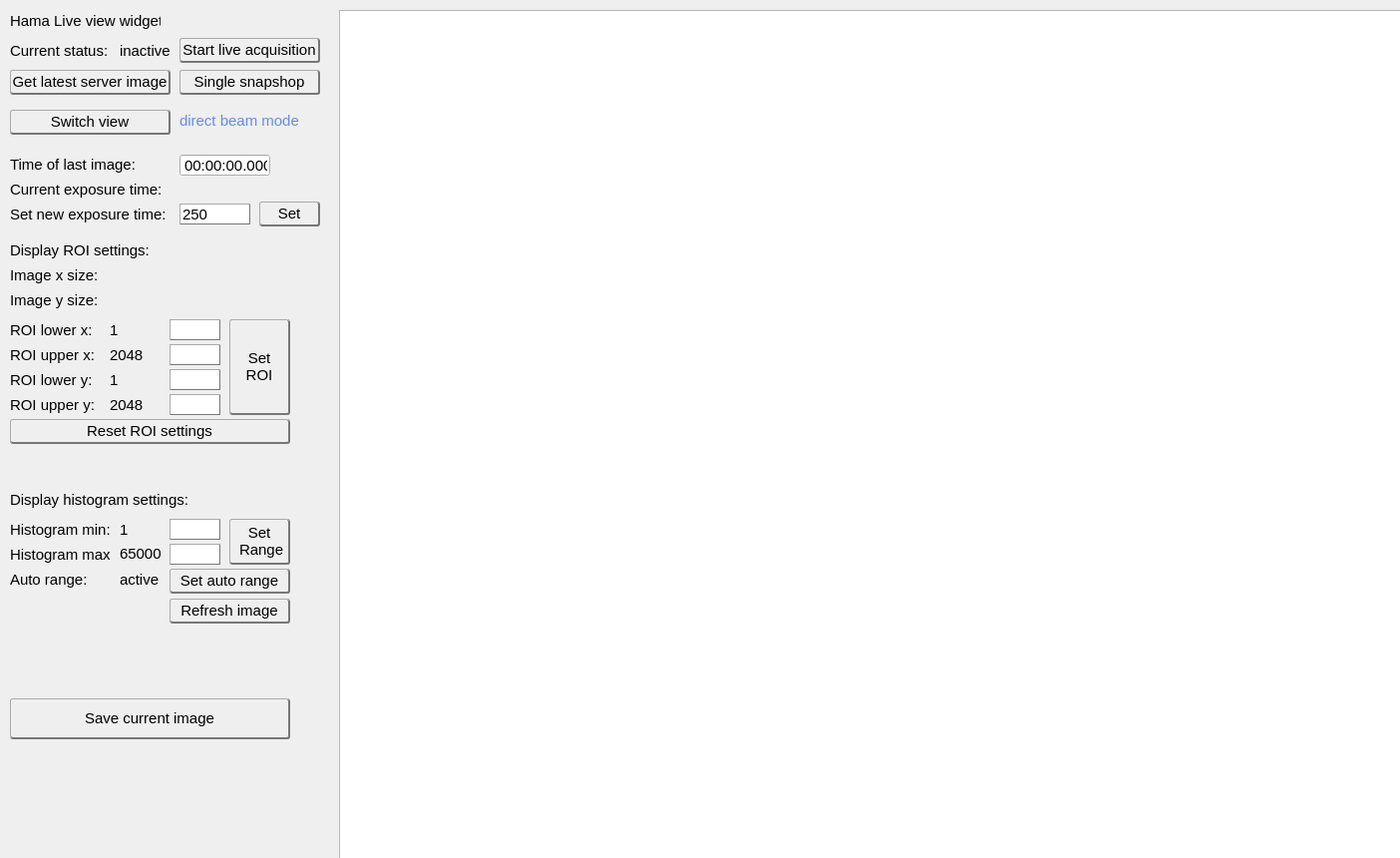
<?xml version="1.0" encoding="UTF-8"?>
<ui version="4.0">
 <class>MainWindow</class>
 <widget class="QMainWindow" name="MainWindow">
  <property name="geometry">
   <rect>
    <x>0</x>
    <y>0</y>
    <width>1404</width>
    <height>860</height>
   </rect>
  </property>
  <property name="windowTitle">
   <string>MainWindow</string>
  </property>
  <widget class="QWidget" name="centralwidget">
   <widget class="QLabel" name="label_exptimestatus">
    <property name="geometry">
     <rect>
      <x>10</x>
      <y>179</y>
      <width>161</width>
      <height>21</height>
     </rect>
    </property>
    <property name="font">
     <font>
      <family>Arial</family>
      <pointsize>11</pointsize>
     </font>
    </property>
    <property name="text">
     <string>Current exposure time:</string>
    </property>
   </widget>
   <widget class="QLineEdit" name="io_exptime">
    <property name="geometry">
     <rect>
      <x>180</x>
      <y>204</y>
      <width>71</width>
      <height>21</height>
     </rect>
    </property>
    <property name="sizePolicy">
     <sizepolicy hsizetype="Fixed" vsizetype="Fixed">
      <horstretch>0</horstretch>
      <verstretch>0</verstretch>
     </sizepolicy>
    </property>
    <property name="font">
     <font>
      <family>Arial</family>
      <pointsize>11</pointsize>
     </font>
    </property>
    <property name="styleSheet">
     <string notr="true">border: solid;

border-bottom-color: #777777;
border-bottom-width: 1px;

border-right-color:#777777;
border-right-width: 1px;

border-top-color:#AAAAAA;
border-top-width: 1px;

border-left-color:#AAAAAA;
border-left-width: 1px;

 background: qlineargradient(x1: 0, y1: 0, x2: 0, y2: 1,
                                 stop: 0 #fafafa, stop: 0.4 #f4f4f4,
                                 stop: 0.5 #e7e7e7, stop: 1.0 #fafafa);</string>
    </property>
    <property name="text">
     <string>250</string>
    </property>
   </widget>
   <widget class="QLabel" name="label_main">
    <property name="geometry">
     <rect>
      <x>10</x>
      <y>10</y>
      <width>151</width>
      <height>21</height>
     </rect>
    </property>
    <property name="font">
     <font>
      <family>Arial</family>
      <pointsize>11</pointsize>
     </font>
    </property>
    <property name="text">
     <string>Hama Live view widget</string>
    </property>
   </widget>
   <widget class="QLabel" name="label_currentexptime">
    <property name="geometry">
     <rect>
      <x>180</x>
      <y>179</y>
      <width>101</width>
      <height>21</height>
     </rect>
    </property>
    <property name="font">
     <font>
      <family>Arial</family>
      <pointsize>11</pointsize>
     </font>
    </property>
    <property name="text">
     <string/>
    </property>
   </widget>
   <widget class="QPushButton" name="but_SetPolling">
    <property name="geometry">
     <rect>
      <x>180</x>
      <y>38</y>
      <width>141</width>
      <height>25</height>
     </rect>
    </property>
    <property name="font">
     <font>
      <family>Arial</family>
      <pointsize>11</pointsize>
     </font>
    </property>
    <property name="styleSheet">
     <string notr="true">border: solid;

border-bottom-color: #777777; border-bottom-width: 2px;

border-right-color:#777777;
border-right-width: 2px;

border-top-color:#AAAAAA;
border-top-width: 1px;

border-left-color:#AAAAAA;
border-left-width: 1px;

border-radius: 3px;
padding: 1px;
 background: qlineargradient(x1: 0, y1: 0, x2: 0, y2: 1,
                                 stop: 0 #fafafa, stop: 0.4 #f4f4f4,
                                 stop: 0.5 #e7e7e7, stop: 1.0 #fafafa);</string>
    </property>
    <property name="text">
     <string>Start live acquisition</string>
    </property>
   </widget>
   <widget class="QPushButton" name="but_SetExptime">
    <property name="geometry">
     <rect>
      <x>260</x>
      <y>202</y>
      <width>61</width>
      <height>25</height>
     </rect>
    </property>
    <property name="font">
     <font>
      <family>Arial</family>
      <pointsize>11</pointsize>
     </font>
    </property>
    <property name="styleSheet">
     <string notr="true">border: solid;

border-bottom-color: #777777;
border-bottom-width: 2px;

border-right-color:#777777;
border-right-width: 2px;

border-top-color:#AAAAAA;
border-top-width: 1px;

border-left-color:#AAAAAA;
border-left-width: 1px;

border-radius: 3px;
padding: 1px;
 background: qlineargradient(x1: 0, y1: 0, x2: 0, y2: 1,
                                 stop: 0 #fafafa, stop: 0.4 #f4f4f4,
                                 stop: 0.5 #e7e7e7, stop: 1.0 #fafafa);</string>
    </property>
    <property name="text">
     <string>Set</string>
    </property>
   </widget>
   <widget class="QLabel" name="label_currentpolling">
    <property name="geometry">
     <rect>
      <x>120</x>
      <y>40</y>
      <width>61</width>
      <height>21</height>
     </rect>
    </property>
    <property name="palette">
     <palette>
      <active>
       <colorrole role="Button">
        <brush brushstyle="SolidPattern">
         <color alpha="255">
          <red>236</red>
          <green>236</green>
          <blue>236</blue>
         </color>
        </brush>
       </colorrole>
       <colorrole role="Text">
        <brush brushstyle="SolidPattern">
         <color alpha="255">
          <red>255</red>
          <green>0</green>
          <blue>0</blue>
         </color>
        </brush>
       </colorrole>
       <colorrole role="Base">
        <brush brushstyle="SolidPattern">
         <color alpha="255">
          <red>236</red>
          <green>236</green>
          <blue>236</blue>
         </color>
        </brush>
       </colorrole>
       <colorrole role="Window">
        <brush brushstyle="SolidPattern">
         <color alpha="255">
          <red>236</red>
          <green>236</green>
          <blue>236</blue>
         </color>
        </brush>
       </colorrole>
      </active>
      <inactive>
       <colorrole role="Button">
        <brush brushstyle="SolidPattern">
         <color alpha="255">
          <red>236</red>
          <green>236</green>
          <blue>236</blue>
         </color>
        </brush>
       </colorrole>
       <colorrole role="Text">
        <brush brushstyle="SolidPattern">
         <color alpha="255">
          <red>255</red>
          <green>0</green>
          <blue>0</blue>
         </color>
        </brush>
       </colorrole>
       <colorrole role="Base">
        <brush brushstyle="SolidPattern">
         <color alpha="255">
          <red>236</red>
          <green>236</green>
          <blue>236</blue>
         </color>
        </brush>
       </colorrole>
       <colorrole role="Window">
        <brush brushstyle="SolidPattern">
         <color alpha="255">
          <red>236</red>
          <green>236</green>
          <blue>236</blue>
         </color>
        </brush>
       </colorrole>
      </inactive>
      <disabled>
       <colorrole role="Button">
        <brush brushstyle="SolidPattern">
         <color alpha="255">
          <red>236</red>
          <green>236</green>
          <blue>236</blue>
         </color>
        </brush>
       </colorrole>
       <colorrole role="Text">
        <brush brushstyle="SolidPattern">
         <color alpha="255">
          <red>120</red>
          <green>120</green>
          <blue>120</blue>
         </color>
        </brush>
       </colorrole>
       <colorrole role="Base">
        <brush brushstyle="SolidPattern">
         <color alpha="255">
          <red>236</red>
          <green>236</green>
          <blue>236</blue>
         </color>
        </brush>
       </colorrole>
       <colorrole role="Window">
        <brush brushstyle="SolidPattern">
         <color alpha="255">
          <red>236</red>
          <green>236</green>
          <blue>236</blue>
         </color>
        </brush>
       </colorrole>
      </disabled>
     </palette>
    </property>
    <property name="font">
     <font>
      <family>Arial</family>
      <pointsize>11</pointsize>
     </font>
    </property>
    <property name="styleSheet">
     <string notr="true"/>
    </property>
    <property name="text">
     <string>inactive</string>
    </property>
   </widget>
   <widget class="QLabel" name="label_pmac_lastpolling">
    <property name="geometry">
     <rect>
      <x>10</x>
      <y>154</y>
      <width>141</width>
      <height>21</height>
     </rect>
    </property>
    <property name="font">
     <font>
      <pointsize>11</pointsize>
     </font>
    </property>
    <property name="text">
     <string>Time of last image:</string>
    </property>
   </widget>
   <widget class="QTimeEdit" name="label_timeedit">
    <property name="geometry">
     <rect>
      <x>180</x>
      <y>154</y>
      <width>91</width>
      <height>23</height>
     </rect>
    </property>
    <property name="font">
     <font>
      <family>Arial</family>
      <pointsize>11</pointsize>
     </font>
    </property>
    <property name="readOnly">
     <bool>true</bool>
    </property>
    <property name="buttonSymbols">
     <enum>QAbstractSpinBox::NoButtons</enum>
    </property>
    <property name="currentSection">
     <enum>QDateTimeEdit::HourSection</enum>
    </property>
    <property name="displayFormat">
     <string>HH:mm:ss.zzz</string>
    </property>
    <property name="currentSectionIndex">
     <number>0</number>
    </property>
   </widget>
   <widget class="QLabel" name="label_pollingstatus">
    <property name="geometry">
     <rect>
      <x>10</x>
      <y>40</y>
      <width>111</width>
      <height>21</height>
     </rect>
    </property>
    <property name="font">
     <font>
      <family>Arial</family>
      <pointsize>11</pointsize>
     </font>
    </property>
    <property name="text">
     <string>Current status:</string>
    </property>
   </widget>
   <widget class="QLabel" name="label_setexptime">
    <property name="geometry">
     <rect>
      <x>10</x>
      <y>204</y>
      <width>161</width>
      <height>21</height>
     </rect>
    </property>
    <property name="font">
     <font>
      <family>Arial</family>
      <pointsize>11</pointsize>
     </font>
    </property>
    <property name="text">
     <string>Set new exposure time:</string>
    </property>
   </widget>
   <widget class="QLabel" name="label_cameraroiheader">
    <property name="geometry">
     <rect>
      <x>10</x>
      <y>240</y>
      <width>161</width>
      <height>21</height>
     </rect>
    </property>
    <property name="font">
     <font>
      <family>Arial</family>
      <pointsize>11</pointsize>
     </font>
    </property>
    <property name="text">
     <string>Display ROI settings:</string>
    </property>
   </widget>
   <widget class="QLabel" name="label_imagexsize">
    <property name="geometry">
     <rect>
      <x>10</x>
      <y>265</y>
      <width>131</width>
      <height>21</height>
     </rect>
    </property>
    <property name="font">
     <font>
      <family>Arial</family>
      <pointsize>11</pointsize>
     </font>
    </property>
    <property name="text">
     <string>Image x size:</string>
    </property>
   </widget>
   <widget class="QLabel" name="label_currentimagexsize">
    <property name="geometry">
     <rect>
      <x>110</x>
      <y>265</y>
      <width>57</width>
      <height>21</height>
     </rect>
    </property>
    <property name="font">
     <font>
      <family>Arial</family>
      <pointsize>11</pointsize>
     </font>
    </property>
    <property name="text">
     <string/>
    </property>
   </widget>
   <widget class="QLabel" name="label_imageysize">
    <property name="geometry">
     <rect>
      <x>10</x>
      <y>290</y>
      <width>131</width>
      <height>21</height>
     </rect>
    </property>
    <property name="font">
     <font>
      <family>Arial</family>
      <pointsize>11</pointsize>
     </font>
    </property>
    <property name="text">
     <string>Image y size:</string>
    </property>
   </widget>
   <widget class="QLabel" name="label_currentimageysize">
    <property name="geometry">
     <rect>
      <x>110</x>
      <y>290</y>
      <width>57</width>
      <height>21</height>
     </rect>
    </property>
    <property name="font">
     <font>
      <family>Arial</family>
      <pointsize>11</pointsize>
     </font>
    </property>
    <property name="text">
     <string/>
    </property>
   </widget>
   <widget class="QLabel" name="label_roixlow">
    <property name="geometry">
     <rect>
      <x>10</x>
      <y>320</y>
      <width>101</width>
      <height>21</height>
     </rect>
    </property>
    <property name="font">
     <font>
      <family>Arial</family>
      <pointsize>11</pointsize>
     </font>
    </property>
    <property name="text">
     <string>ROI lower x:</string>
    </property>
   </widget>
   <widget class="QLabel" name="label_roixhigh">
    <property name="geometry">
     <rect>
      <x>10</x>
      <y>345</y>
      <width>101</width>
      <height>21</height>
     </rect>
    </property>
    <property name="font">
     <font>
      <family>Arial</family>
      <pointsize>11</pointsize>
     </font>
    </property>
    <property name="text">
     <string>ROI upper x:</string>
    </property>
   </widget>
   <widget class="QLabel" name="label_currentroixhigh">
    <property name="geometry">
     <rect>
      <x>110</x>
      <y>345</y>
      <width>57</width>
      <height>21</height>
     </rect>
    </property>
    <property name="font">
     <font>
      <family>Arial</family>
      <pointsize>11</pointsize>
     </font>
    </property>
    <property name="text">
     <string>2048</string>
    </property>
   </widget>
   <widget class="QLabel" name="label_currentroixlow">
    <property name="geometry">
     <rect>
      <x>110</x>
      <y>320</y>
      <width>57</width>
      <height>21</height>
     </rect>
    </property>
    <property name="font">
     <font>
      <family>Arial</family>
      <pointsize>11</pointsize>
     </font>
    </property>
    <property name="text">
     <string>1</string>
    </property>
   </widget>
   <widget class="QLineEdit" name="io_roixlow">
    <property name="geometry">
     <rect>
      <x>170</x>
      <y>320</y>
      <width>51</width>
      <height>21</height>
     </rect>
    </property>
    <property name="sizePolicy">
     <sizepolicy hsizetype="Fixed" vsizetype="Fixed">
      <horstretch>0</horstretch>
      <verstretch>0</verstretch>
     </sizepolicy>
    </property>
    <property name="font">
     <font>
      <family>Arial</family>
      <pointsize>11</pointsize>
     </font>
    </property>
    <property name="styleSheet">
     <string notr="true">border: solid;

border-bottom-color: #777777;
border-bottom-width: 1px;

border-right-color:#777777;
border-right-width: 1px;

border-top-color:#AAAAAA;
border-top-width: 1px;

border-left-color:#AAAAAA;
border-left-width: 1px;

 background: qlineargradient(x1: 0, y1: 0, x2: 0, y2: 1,
                                 stop: 0 #fafafa, stop: 0.4 #f4f4f4,
                                 stop: 0.5 #e7e7e7, stop: 1.0 #fafafa);</string>
    </property>
    <property name="text">
     <string/>
    </property>
   </widget>
   <widget class="QLineEdit" name="io_roixhigh">
    <property name="geometry">
     <rect>
      <x>170</x>
      <y>345</y>
      <width>51</width>
      <height>21</height>
     </rect>
    </property>
    <property name="sizePolicy">
     <sizepolicy hsizetype="Fixed" vsizetype="Fixed">
      <horstretch>0</horstretch>
      <verstretch>0</verstretch>
     </sizepolicy>
    </property>
    <property name="font">
     <font>
      <family>Arial</family>
      <pointsize>11</pointsize>
     </font>
    </property>
    <property name="styleSheet">
     <string notr="true">border: solid;

border-bottom-color: #777777;
border-bottom-width: 1px;

border-right-color:#777777;
border-right-width: 1px;

border-top-color:#AAAAAA;
border-top-width: 1px;

border-left-color:#AAAAAA;
border-left-width: 1px;

 background: qlineargradient(x1: 0, y1: 0, x2: 0, y2: 1,
                                 stop: 0 #fafafa, stop: 0.4 #f4f4f4,
                                 stop: 0.5 #e7e7e7, stop: 1.0 #fafafa);</string>
    </property>
    <property name="text">
     <string/>
    </property>
   </widget>
   <widget class="QLineEdit" name="io_roiyhigh">
    <property name="geometry">
     <rect>
      <x>170</x>
      <y>395</y>
      <width>51</width>
      <height>21</height>
     </rect>
    </property>
    <property name="sizePolicy">
     <sizepolicy hsizetype="Fixed" vsizetype="Fixed">
      <horstretch>0</horstretch>
      <verstretch>0</verstretch>
     </sizepolicy>
    </property>
    <property name="font">
     <font>
      <family>Arial</family>
      <pointsize>11</pointsize>
     </font>
    </property>
    <property name="styleSheet">
     <string notr="true">border: solid;

border-bottom-color: #777777;
border-bottom-width: 1px;

border-right-color:#777777;
border-right-width: 1px;

border-top-color:#AAAAAA;
border-top-width: 1px;

border-left-color:#AAAAAA;
border-left-width: 1px;

 background: qlineargradient(x1: 0, y1: 0, x2: 0, y2: 1,
                                 stop: 0 #fafafa, stop: 0.4 #f4f4f4,
                                 stop: 0.5 #e7e7e7, stop: 1.0 #fafafa);</string>
    </property>
    <property name="text">
     <string/>
    </property>
   </widget>
   <widget class="QLabel" name="label_roiylow">
    <property name="geometry">
     <rect>
      <x>10</x>
      <y>370</y>
      <width>101</width>
      <height>21</height>
     </rect>
    </property>
    <property name="font">
     <font>
      <family>Arial</family>
      <pointsize>11</pointsize>
     </font>
    </property>
    <property name="text">
     <string>ROI lower y:</string>
    </property>
   </widget>
   <widget class="QLabel" name="label_roiyhigh">
    <property name="geometry">
     <rect>
      <x>10</x>
      <y>395</y>
      <width>101</width>
      <height>21</height>
     </rect>
    </property>
    <property name="font">
     <font>
      <family>Arial</family>
      <pointsize>11</pointsize>
     </font>
    </property>
    <property name="text">
     <string>ROI upper y:</string>
    </property>
   </widget>
   <widget class="QLabel" name="label_currentroiyhigh">
    <property name="geometry">
     <rect>
      <x>110</x>
      <y>395</y>
      <width>57</width>
      <height>21</height>
     </rect>
    </property>
    <property name="font">
     <font>
      <family>Arial</family>
      <pointsize>11</pointsize>
     </font>
    </property>
    <property name="text">
     <string>2048</string>
    </property>
   </widget>
   <widget class="QLabel" name="label_currentroiylow">
    <property name="geometry">
     <rect>
      <x>110</x>
      <y>370</y>
      <width>57</width>
      <height>21</height>
     </rect>
    </property>
    <property name="font">
     <font>
      <family>Arial</family>
      <pointsize>11</pointsize>
     </font>
    </property>
    <property name="text">
     <string>1</string>
    </property>
   </widget>
   <widget class="QLineEdit" name="io_roiylow">
    <property name="geometry">
     <rect>
      <x>170</x>
      <y>370</y>
      <width>51</width>
      <height>21</height>
     </rect>
    </property>
    <property name="sizePolicy">
     <sizepolicy hsizetype="Fixed" vsizetype="Fixed">
      <horstretch>0</horstretch>
      <verstretch>0</verstretch>
     </sizepolicy>
    </property>
    <property name="font">
     <font>
      <family>Arial</family>
      <pointsize>11</pointsize>
     </font>
    </property>
    <property name="styleSheet">
     <string notr="true">border: solid;

border-bottom-color: #777777;
border-bottom-width: 1px;

border-right-color:#777777;
border-right-width: 1px;

border-top-color:#AAAAAA;
border-top-width: 1px;

border-left-color:#AAAAAA;
border-left-width: 1px;

 background: qlineargradient(x1: 0, y1: 0, x2: 0, y2: 1,
                                 stop: 0 #fafafa, stop: 0.4 #f4f4f4,
                                 stop: 0.5 #e7e7e7, stop: 1.0 #fafafa);</string>
    </property>
    <property name="text">
     <string/>
    </property>
   </widget>
   <widget class="QPushButton" name="but_SetRoi">
    <property name="geometry">
     <rect>
      <x>230</x>
      <y>320</y>
      <width>61</width>
      <height>96</height>
     </rect>
    </property>
    <property name="font">
     <font>
      <family>Arial</family>
      <pointsize>11</pointsize>
     </font>
    </property>
    <property name="styleSheet">
     <string notr="true">border: solid;

border-bottom-color: #777777;
border-bottom-width: 2px;

border-right-color:#777777;
border-right-width: 2px;

border-top-color:#AAAAAA;
border-top-width: 1px;

border-left-color:#AAAAAA;
border-left-width: 1px;

border-radius: 3px;
padding: 1px;
 background: qlineargradient(x1: 0, y1: 0, x2: 0, y2: 1,
                                 stop: 0 #fafafa, stop: 0.4 #f4f4f4,
                                 stop: 0.5 #e7e7e7, stop: 1.0 #fafafa);</string>
    </property>
    <property name="text">
     <string>Set 
ROI</string>
    </property>
   </widget>
   <widget class="QPushButton" name="but_ResetRoi">
    <property name="geometry">
     <rect>
      <x>10</x>
      <y>420</y>
      <width>281</width>
      <height>25</height>
     </rect>
    </property>
    <property name="font">
     <font>
      <family>Arial</family>
      <pointsize>11</pointsize>
     </font>
    </property>
    <property name="styleSheet">
     <string notr="true">border: solid;

border-bottom-color: #777777;
border-bottom-width: 2px;

border-right-color:#777777;
border-right-width: 2px;

border-top-color:#AAAAAA;
border-top-width: 1px;

border-left-color:#AAAAAA;
border-left-width: 1px;

border-radius: 3px;
padding: 1px;
 background: qlineargradient(x1: 0, y1: 0, x2: 0, y2: 1,
                                 stop: 0 #fafafa, stop: 0.4 #f4f4f4,
                                 stop: 0.5 #e7e7e7, stop: 1.0 #fafafa);</string>
    </property>
    <property name="text">
     <string>Reset ROI settings</string>
    </property>
   </widget>
   <widget class="QLineEdit" name="io_histmax">
    <property name="geometry">
     <rect>
      <x>170</x>
      <y>545</y>
      <width>51</width>
      <height>21</height>
     </rect>
    </property>
    <property name="sizePolicy">
     <sizepolicy hsizetype="Fixed" vsizetype="Fixed">
      <horstretch>0</horstretch>
      <verstretch>0</verstretch>
     </sizepolicy>
    </property>
    <property name="font">
     <font>
      <family>Arial</family>
      <pointsize>11</pointsize>
     </font>
    </property>
    <property name="styleSheet">
     <string notr="true">border: solid;

border-bottom-color: #777777;
border-bottom-width: 1px;

border-right-color:#777777;
border-right-width: 1px;

border-top-color:#AAAAAA;
border-top-width: 1px;

border-left-color:#AAAAAA;
border-left-width: 1px;

 background: qlineargradient(x1: 0, y1: 0, x2: 0, y2: 1,
                                 stop: 0 #fafafa, stop: 0.4 #f4f4f4,
                                 stop: 0.5 #e7e7e7, stop: 1.0 #fafafa);</string>
    </property>
    <property name="text">
     <string/>
    </property>
   </widget>
   <widget class="QLabel" name="label_histmin">
    <property name="geometry">
     <rect>
      <x>10</x>
      <y>520</y>
      <width>101</width>
      <height>21</height>
     </rect>
    </property>
    <property name="font">
     <font>
      <family>Arial</family>
      <pointsize>11</pointsize>
     </font>
    </property>
    <property name="text">
     <string>Histogram min:</string>
    </property>
   </widget>
   <widget class="QPushButton" name="but_SetHist">
    <property name="geometry">
     <rect>
      <x>230</x>
      <y>520</y>
      <width>61</width>
      <height>46</height>
     </rect>
    </property>
    <property name="font">
     <font>
      <family>Arial</family>
      <pointsize>11</pointsize>
     </font>
    </property>
    <property name="styleSheet">
     <string notr="true">border: solid;

border-bottom-color: #777777;
border-bottom-width: 2px;

border-right-color:#777777;
border-right-width: 2px;

border-top-color:#AAAAAA;
border-top-width: 1px;

border-left-color:#AAAAAA;
border-left-width: 1px;

border-radius: 3px;
padding: 1px;
 background: qlineargradient(x1: 0, y1: 0, x2: 0, y2: 1,
                                 stop: 0 #fafafa, stop: 0.4 #f4f4f4,
                                 stop: 0.5 #e7e7e7, stop: 1.0 #fafafa);</string>
    </property>
    <property name="text">
     <string>Set
 Range</string>
    </property>
   </widget>
   <widget class="QLabel" name="label_currenthistmax">
    <property name="geometry">
     <rect>
      <x>120</x>
      <y>544</y>
      <width>57</width>
      <height>21</height>
     </rect>
    </property>
    <property name="font">
     <font>
      <family>Arial</family>
      <pointsize>11</pointsize>
     </font>
    </property>
    <property name="text">
     <string>65000</string>
    </property>
   </widget>
   <widget class="QLabel" name="label_currenthistmin">
    <property name="geometry">
     <rect>
      <x>120</x>
      <y>520</y>
      <width>57</width>
      <height>21</height>
     </rect>
    </property>
    <property name="font">
     <font>
      <family>Arial</family>
      <pointsize>11</pointsize>
     </font>
    </property>
    <property name="text">
     <string>1</string>
    </property>
   </widget>
   <widget class="QLineEdit" name="io_histmin">
    <property name="geometry">
     <rect>
      <x>170</x>
      <y>520</y>
      <width>51</width>
      <height>21</height>
     </rect>
    </property>
    <property name="sizePolicy">
     <sizepolicy hsizetype="Fixed" vsizetype="Fixed">
      <horstretch>0</horstretch>
      <verstretch>0</verstretch>
     </sizepolicy>
    </property>
    <property name="font">
     <font>
      <family>Arial</family>
      <pointsize>11</pointsize>
     </font>
    </property>
    <property name="styleSheet">
     <string notr="true">border: solid;

border-bottom-color: #777777;
border-bottom-width: 1px;

border-right-color:#777777;
border-right-width: 1px;

border-top-color:#AAAAAA;
border-top-width: 1px;

border-left-color:#AAAAAA;
border-left-width: 1px;

 background: qlineargradient(x1: 0, y1: 0, x2: 0, y2: 1,
                                 stop: 0 #fafafa, stop: 0.4 #f4f4f4,
                                 stop: 0.5 #e7e7e7, stop: 1.0 #fafafa);</string>
    </property>
    <property name="text">
     <string/>
    </property>
   </widget>
   <widget class="QLabel" name="label_histmax">
    <property name="geometry">
     <rect>
      <x>10</x>
      <y>545</y>
      <width>101</width>
      <height>21</height>
     </rect>
    </property>
    <property name="font">
     <font>
      <family>Arial</family>
      <pointsize>11</pointsize>
     </font>
    </property>
    <property name="text">
     <string>Histogram max:</string>
    </property>
   </widget>
   <widget class="QLabel" name="label_histogramheader">
    <property name="geometry">
     <rect>
      <x>10</x>
      <y>490</y>
      <width>211</width>
      <height>21</height>
     </rect>
    </property>
    <property name="font">
     <font>
      <family>Arial</family>
      <pointsize>11</pointsize>
     </font>
    </property>
    <property name="text">
     <string>Display histogram settings:</string>
    </property>
   </widget>
   <widget class="QPushButton" name="but_SetHistAutoRange">
    <property name="geometry">
     <rect>
      <x>170</x>
      <y>570</y>
      <width>121</width>
      <height>25</height>
     </rect>
    </property>
    <property name="font">
     <font>
      <family>Arial</family>
      <pointsize>11</pointsize>
     </font>
    </property>
    <property name="styleSheet">
     <string notr="true">border: solid;

border-bottom-color: #777777;
border-bottom-width: 2px;

border-right-color:#777777;
border-right-width: 2px;

border-top-color:#AAAAAA;
border-top-width: 1px;

border-left-color:#AAAAAA;
border-left-width: 1px;

border-radius: 3px;
padding: 1px;
 background: qlineargradient(x1: 0, y1: 0, x2: 0, y2: 1,
                                 stop: 0 #fafafa, stop: 0.4 #f4f4f4,
                                 stop: 0.5 #e7e7e7, stop: 1.0 #fafafa);</string>
    </property>
    <property name="text">
     <string>Set auto range</string>
    </property>
   </widget>
   <widget class="QLabel" name="label_histmax_2">
    <property name="geometry">
     <rect>
      <x>10</x>
      <y>570</y>
      <width>101</width>
      <height>21</height>
     </rect>
    </property>
    <property name="font">
     <font>
      <family>Arial</family>
      <pointsize>11</pointsize>
     </font>
    </property>
    <property name="text">
     <string>Auto range:</string>
    </property>
   </widget>
   <widget class="QLabel" name="label_currenthistautorange">
    <property name="geometry">
     <rect>
      <x>120</x>
      <y>570</y>
      <width>51</width>
      <height>21</height>
     </rect>
    </property>
    <property name="palette">
     <palette>
      <active>
       <colorrole role="Button">
        <brush brushstyle="SolidPattern">
         <color alpha="255">
          <red>236</red>
          <green>236</green>
          <blue>236</blue>
         </color>
        </brush>
       </colorrole>
       <colorrole role="Text">
        <brush brushstyle="SolidPattern">
         <color alpha="255">
          <red>255</red>
          <green>0</green>
          <blue>0</blue>
         </color>
        </brush>
       </colorrole>
       <colorrole role="Base">
        <brush brushstyle="SolidPattern">
         <color alpha="255">
          <red>236</red>
          <green>236</green>
          <blue>236</blue>
         </color>
        </brush>
       </colorrole>
       <colorrole role="Window">
        <brush brushstyle="SolidPattern">
         <color alpha="255">
          <red>236</red>
          <green>236</green>
          <blue>236</blue>
         </color>
        </brush>
       </colorrole>
      </active>
      <inactive>
       <colorrole role="Button">
        <brush brushstyle="SolidPattern">
         <color alpha="255">
          <red>236</red>
          <green>236</green>
          <blue>236</blue>
         </color>
        </brush>
       </colorrole>
       <colorrole role="Text">
        <brush brushstyle="SolidPattern">
         <color alpha="255">
          <red>255</red>
          <green>0</green>
          <blue>0</blue>
         </color>
        </brush>
       </colorrole>
       <colorrole role="Base">
        <brush brushstyle="SolidPattern">
         <color alpha="255">
          <red>236</red>
          <green>236</green>
          <blue>236</blue>
         </color>
        </brush>
       </colorrole>
       <colorrole role="Window">
        <brush brushstyle="SolidPattern">
         <color alpha="255">
          <red>236</red>
          <green>236</green>
          <blue>236</blue>
         </color>
        </brush>
       </colorrole>
      </inactive>
      <disabled>
       <colorrole role="Button">
        <brush brushstyle="SolidPattern">
         <color alpha="255">
          <red>236</red>
          <green>236</green>
          <blue>236</blue>
         </color>
        </brush>
       </colorrole>
       <colorrole role="Text">
        <brush brushstyle="SolidPattern">
         <color alpha="255">
          <red>120</red>
          <green>120</green>
          <blue>120</blue>
         </color>
        </brush>
       </colorrole>
       <colorrole role="Base">
        <brush brushstyle="SolidPattern">
         <color alpha="255">
          <red>236</red>
          <green>236</green>
          <blue>236</blue>
         </color>
        </brush>
       </colorrole>
       <colorrole role="Window">
        <brush brushstyle="SolidPattern">
         <color alpha="255">
          <red>236</red>
          <green>236</green>
          <blue>236</blue>
         </color>
        </brush>
       </colorrole>
      </disabled>
     </palette>
    </property>
    <property name="font">
     <font>
      <family>Arial</family>
      <pointsize>11</pointsize>
     </font>
    </property>
    <property name="styleSheet">
     <string notr="true"/>
    </property>
    <property name="text">
     <string>active</string>
    </property>
   </widget>
   <widget class="QPushButton" name="but_Snapshot">
    <property name="geometry">
     <rect>
      <x>180</x>
      <y>70</y>
      <width>141</width>
      <height>25</height>
     </rect>
    </property>
    <property name="font">
     <font>
      <family>Arial</family>
      <pointsize>11</pointsize>
     </font>
    </property>
    <property name="styleSheet">
     <string notr="true">border: solid;

border-bottom-color: #777777; border-bottom-width: 2px;

border-right-color:#777777;
border-right-width: 2px;

border-top-color:#AAAAAA;
border-top-width: 1px;

border-left-color:#AAAAAA;
border-left-width: 1px;

border-radius: 3px;
padding: 1px;
 background: qlineargradient(x1: 0, y1: 0, x2: 0, y2: 1,
                                 stop: 0 #fafafa, stop: 0.4 #f4f4f4,
                                 stop: 0.5 #e7e7e7, stop: 1.0 #fafafa);</string>
    </property>
    <property name="text">
     <string>Single snapshop</string>
    </property>
   </widget>
   <widget class="QPushButton" name="but_RefreshHist">
    <property name="geometry">
     <rect>
      <x>170</x>
      <y>600</y>
      <width>121</width>
      <height>25</height>
     </rect>
    </property>
    <property name="font">
     <font>
      <family>Arial</family>
      <pointsize>11</pointsize>
     </font>
    </property>
    <property name="styleSheet">
     <string notr="true">border: solid;

border-bottom-color: #777777;
border-bottom-width: 2px;

border-right-color:#777777;
border-right-width: 2px;

border-top-color:#AAAAAA;
border-top-width: 1px;

border-left-color:#AAAAAA;
border-left-width: 1px;

border-radius: 3px;
padding: 1px;
 background: qlineargradient(x1: 0, y1: 0, x2: 0, y2: 1,
                                 stop: 0 #fafafa, stop: 0.4 #f4f4f4,
                                 stop: 0.5 #e7e7e7, stop: 1.0 #fafafa);</string>
    </property>
    <property name="text">
     <string>Refresh image</string>
    </property>
   </widget>
   <widget class="QPushButton" name="but_SaveImage">
    <property name="geometry">
     <rect>
      <x>10</x>
      <y>700</y>
      <width>281</width>
      <height>41</height>
     </rect>
    </property>
    <property name="font">
     <font>
      <family>Arial</family>
      <pointsize>11</pointsize>
     </font>
    </property>
    <property name="styleSheet">
     <string notr="true">border: solid;

border-bottom-color: #777777;
border-bottom-width: 2px;

border-right-color:#777777;
border-right-width: 2px;

border-top-color:#AAAAAA;
border-top-width: 1px;

border-left-color:#AAAAAA;
border-left-width: 1px;

border-radius: 3px;
padding: 1px;
 background: qlineargradient(x1: 0, y1: 0, x2: 0, y2: 1,
                                 stop: 0 #fafafa, stop: 0.4 #f4f4f4,
                                 stop: 0.5 #e7e7e7, stop: 1.0 #fafafa);</string>
    </property>
    <property name="text">
     <string>Save current image</string>
    </property>
   </widget>
   <widget class="ImageView" name="imageView">
    <property name="geometry">
     <rect>
      <x>340</x>
      <y>10</y>
      <width>1150</width>
      <height>950</height>
     </rect>
    </property>
   </widget>
   <widget class="QPushButton" name="but_GetImageData">
    <property name="geometry">
     <rect>
      <x>10</x>
      <y>70</y>
      <width>161</width>
      <height>25</height>
     </rect>
    </property>
    <property name="font">
     <font>
      <family>Arial</family>
      <pointsize>11</pointsize>
     </font>
    </property>
    <property name="styleSheet">
     <string notr="true">border: solid;

border-bottom-color: #777777; border-bottom-width: 2px;

border-right-color:#777777;
border-right-width: 2px;

border-top-color:#AAAAAA;
border-top-width: 1px;

border-left-color:#AAAAAA;
border-left-width: 1px;

border-radius: 3px;
padding: 1px;
 background: qlineargradient(x1: 0, y1: 0, x2: 0, y2: 1,
                                 stop: 0 #fafafa, stop: 0.4 #f4f4f4,
                                 stop: 0.5 #e7e7e7, stop: 1.0 #fafafa);</string>
    </property>
    <property name="text">
     <string>Get latest server image</string>
    </property>
   </widget>
   <widget class="QPushButton" name="but_SwitchView">
    <property name="geometry">
     <rect>
      <x>10</x>
      <y>110</y>
      <width>161</width>
      <height>25</height>
     </rect>
    </property>
    <property name="font">
     <font>
      <family>Arial</family>
      <pointsize>11</pointsize>
     </font>
    </property>
    <property name="styleSheet">
     <string notr="true">border: solid;

border-bottom-color: #777777;
border-bottom-width: 2px;

border-right-color:#777777;
border-right-width: 2px;

border-top-color:#AAAAAA;
border-top-width: 1px;

border-left-color:#AAAAAA;
border-left-width: 1px;

border-radius: 3px;
padding: 1px;
 background: qlineargradient(x1: 0, y1: 0, x2: 0, y2: 1,
                                 stop: 0 #fafafa, stop: 0.4 #f4f4f4,
                                 stop: 0.5 #e7e7e7, stop: 1.0 #fafafa);</string>
    </property>
    <property name="text">
     <string>Switch view</string>
    </property>
   </widget>
   <widget class="QLabel" name="label_currentview">
    <property name="geometry">
     <rect>
      <x>180</x>
      <y>110</y>
      <width>131</width>
      <height>21</height>
     </rect>
    </property>
    <property name="palette">
     <palette>
      <active>
       <colorrole role="WindowText">
        <brush brushstyle="SolidPattern">
         <color alpha="255">
          <red>105</red>
          <green>138</green>
          <blue>229</blue>
         </color>
        </brush>
       </colorrole>
      </active>
      <inactive>
       <colorrole role="WindowText">
        <brush brushstyle="SolidPattern">
         <color alpha="255">
          <red>105</red>
          <green>138</green>
          <blue>229</blue>
         </color>
        </brush>
       </colorrole>
      </inactive>
      <disabled>
       <colorrole role="WindowText">
        <brush brushstyle="SolidPattern">
         <color alpha="255">
          <red>120</red>
          <green>120</green>
          <blue>120</blue>
         </color>
        </brush>
       </colorrole>
      </disabled>
     </palette>
    </property>
    <property name="font">
     <font>
      <family>Arial</family>
      <pointsize>11</pointsize>
     </font>
    </property>
    <property name="text">
     <string>direct beam mode</string>
    </property>
   </widget>
  </widget>
 </widget>
 <customwidgets>
  <customwidget>
   <class>ImageView</class>
   <extends>QGraphicsView</extends>
   <header>pyqtgraph</header>
  </customwidget>
 </customwidgets>
 <resources/>
 <connections/>
</ui>
